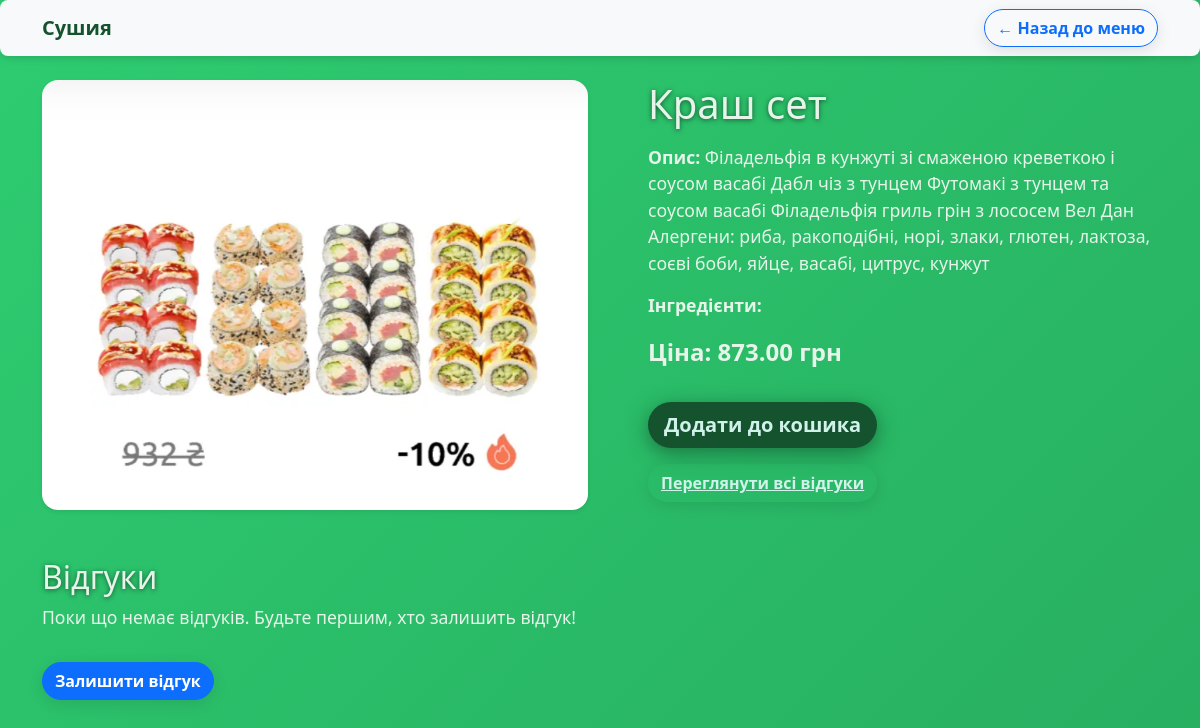
The app's page /dish/2/ with its own data.
### main/models.py (models this page shows, shortened)
class Dish(models.Model):
    CATEGORY_CHOICES = [
        ('Сети', 'Сети'),
        ('Роли', 'Роли'),
        ('Супи', 'Супи'),
        ('Напої', 'Напої'),
        ('Десерти', 'Десерти'),
    ]
    name = models.CharField(max_length=100)
    description = models.TextField()
    price = models.DecimalField(max_digits=6, decimal_places=2)
    image = models.ImageField(upload_to='dishes/', default='default.jpg')
    is_popular = models.BooleanField(default=False)
    category = models.CharField(max_length=50, choices=CATEGORY_CHOICES, default='Сети')

### main/views.py (the view)
# urls.py: path('dish/<int:dish_id>/', views.dish_detail, name='dish_detail'),
def dish_detail(request, dish_id):
    dish = Dish.objects.get(id=dish_id)
    reviews = Review.objects.filter(dish=dish, approved=True)
    return render(request, 'dish_detail.html', {'dish': dish, 'reviews': reviews})

### main/templates/dish_detail.html (shortened to what this page needs)
<!DOCTYPE html>
<html lang="uk">
<head>
    <link href="https://cdn.jsdelivr.net/npm/bootstrap@5.3.0/dist/css/bootstrap.min.css" rel="stylesheet" />
</head>
<body>
<nav class="navbar navbar-light bg-light mb-4">
  <div class="container">
    <a class="navbar-brand" href="{% url 'home' %}">Сушия</a>
    <a href="{% url 'menu' %}" class="btn btn-outline-primary">← Назад до меню</a>
  </div>
</nav>
<div class="container">
    <div class="row">
        <div class="col-md-6">
            {% if dish.image %}
                <img src="{{ dish.image.url }}" alt="{{ dish.name }}" class="img-fluid shadow-sm" />
            {% else %}
                <img src="https://via.placeholder.com/400x300?text=Немає+зображення" alt="Немає зображення" class="img-fluid shadow-sm" />
            {% endif %}
        </div>
        <div class="col-md-6">
            <h1 class="mb-3">{{ dish.name }}</h1>
            <p><strong>Опис:</strong> {{ dish.description }}</p>
            <p><strong>Інгредієнти:</strong> {{ dish.ingredients }}</p>
            <p class="fs-4 fw-bold">Ціна: {{ dish.price }} грн</p>
            <form method="POST" action="{% url 'add_to_cart' dish.id %}">
                <button type="submit" class="btn btn-success btn-lg mt-3">Додати до кошика</button>
            </form>
            <a href="{% url 'review_list' dish.id %}" class="btn btn-link mt-3">Переглянути всі відгуки</a>
        </div>
    </div>
    <div class="mt-5">
        <h2>Відгуки</h2>
        {% if reviews %}
            <ul class="list-group">
                {% for review in reviews %}
                    <li class="list-group-item">
                        <strong>Рейтинг:</strong> {{ review.rating }} / 5<br />
                        <p>{{ review.comment }}</p>
                        <small class="text-muted">Автор: {{ review.user.username }} | {{ review.created_at|date:"d.m.Y H:i" }}</small>
                    </li>
                {% endfor %}
            </ul>
        {% else %}
            <p>Поки що немає відгуків. Будьте першим, хто залишить відгук!</p>
        {% endif %}
        <a href="{% url 'leave_review' dish.id %}" class="btn btn-primary mt-3">Залишити відгук</a>
    </div>
</div>
</body>
</html>

### main/templates/dish_detail.html (style rules this page uses)
body { background: linear-gradient(135deg, #2ecc71, #27ae60); min-height: 100vh; font-family: 'Segoe UI', Tahoma, Geneva, Verdana, sans-serif; color: #e6f4ea; padding-bottom: 3rem; }
nav.navbar { background-color: rgba(255 255 255 / 0.9); box-shadow: 0 2px 8px rgba(0,0,0,0.15); margin-bottom: 2rem; border-radius: 0.5rem; }
.navbar-brand { font-weight: 700; color: #14532d !important; }
.btn-outline-primary, .btn-primary, .btn-success, .btn-link { border-radius: 50px; font-weight: 600; transition: all 0.3s ease; box-shadow: 0 4px 15px rgba(0,0,0,0.1); }
.btn-success { background-color: #14532d; border: none; color: #d1f2eb; box-shadow: 0 5px 20px #14532daa; }
.btn-link { color: #d1f2eb; font-weight: 700; font-size: 1rem; }
h1, h2 { text-shadow: 0 1px 5px #14532d; }
.img-fluid { border-radius: 1rem; box-shadow: 0 12px 35px rgba(0,0,0,0.25); }
p { font-size: 1.1rem; }
.container > .row > .col-md-6:last-child { padding-left: 3rem; }

### records on screen
Dish: image (picture), name "Краш сет", description "Філадельфія в кунжуті зі смаженою креветкою і соусом васабі Дабл чіз з тунцем Футомакі з тунцем та соусом васабі Філадельфія гриль грін з лососем Вел Дан Алергени: риба, ракоподібні, норі, злаки, глютен, лактоза, соєві боби, яйце, васабі, цитрус, кунжут", price "873.00"
